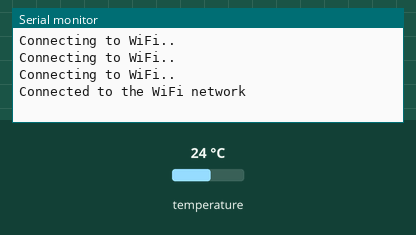
Recording of a program running on a simulated ESP32. On the bench: the last lines printed to the serial monitor. Inputs (shaded band) come from the test bench; at power-on: temperature 24 °C. WiFi joins after 1.5 s; servers stay silent unless stated; not simulated (calls return 0 or success): credentials.h.

Above: at 2.7 s.
2.8 s: temperature set to 12 °C
At 12.3 s:
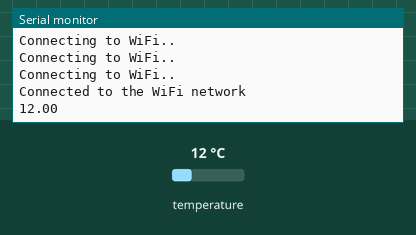
17.2 s: temperature set to 19 °C
At 21.1 s:
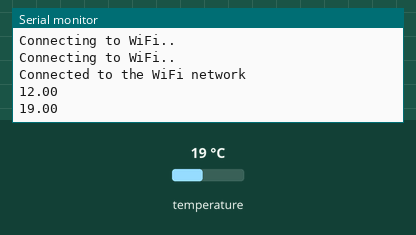

The program:

main.cpp
```cpp
#include <Arduino.h>
#include <SD.h>
#include <SPI.h>
#include <FS.h>
#include <SPIFFS.h>
#include <WiFiClientSecure.h>
#include <WiFi.h>
#include <OneWire.h>
#include <DallasTemperature.h>
#include "credentials.h"

// Provide the token generation process info.
#include "addons/TokenHelper.h"
// Provide the RTDB payload printing info and other helper functions.
#include "addons/RTDBHelper.h"

// Firebase
#define DATABASE_URL SECRET_DATABASE_URL
#define API_KEY SECRET_API_KEY
#define USER_EMAIL SECRET_EMAIL
#define USER_PASSWORD SECRET_PASSWORD

// WiFi
#define WIFI_SSID SECRET_WIFI_SSID
#define WIFI_PASSWORD SECRET_WIFI_PASSWORD

// Serial and Board
#define BAUDRATE 115200
#define ONE_WIRE_BUS 4

// member variables for interval to record temp
unsigned long previousMillis = 0;
const long interval = 10000; // 10 seconds
int count = 0;

// Onewire communication protocol instance
OneWire oneWire(ONE_WIRE_BUS);

// oneWire reference to DallasTemperature
DallasTemperature sensors(&oneWire);

// Firebase data object
FirebaseData fbdo;

// Firebase auth object
FirebaseAuth auth;

// Firebase config object
FirebaseConfig config;

void setup()
{
  // Serial Monitor
  Serial.begin(BAUDRATE);
  sensors.begin();

  // wifi
  WiFi.begin(WIFI_SSID, WIFI_PASSWORD);
  while (WiFi.status() != WL_CONNECTED)
  {
    delay(500);
    Serial.println("Connecting to WiFi..");
  }
  Serial.println("Connected to the WiFi network");

  // firebase
  config.api_key = API_KEY;
  auth.user.email = USER_EMAIL;
  auth.user.password = USER_PASSWORD;
  config.database_url = DATABASE_URL;
  config.token_status_callback = tokenStatusCallback;
  Firebase.begin(&config, &auth);
  Firebase.reconnectWiFi(true);
}

void loop()
{
  // check time to update db
  unsigned long currentMillis = millis();

  if (currentMillis - previousMillis >= interval)
  {
    // save the last time data sent to Fireabase
    previousMillis = currentMillis;
    // Read sensors
    sensors.requestTemperatures();
    float temperatureC = sensors.getTempCByIndex(0);
    Serial.println(temperatureC);
    // Send readings to firebase
    Firebase.RTDB.pushTimestamp(&fbdo, "timestamp/");
    Firebase.RTDB.pushFloat(&fbdo, "temperatures/", temperatureC);
  }
}
```

Measured:
- after the input at 2.8 s, the serial monitor: prints a new line after 8.0 s (image 1)
- after the input at 17.2 s, the serial monitor: prints a new line after 3.6 s (image 2)
